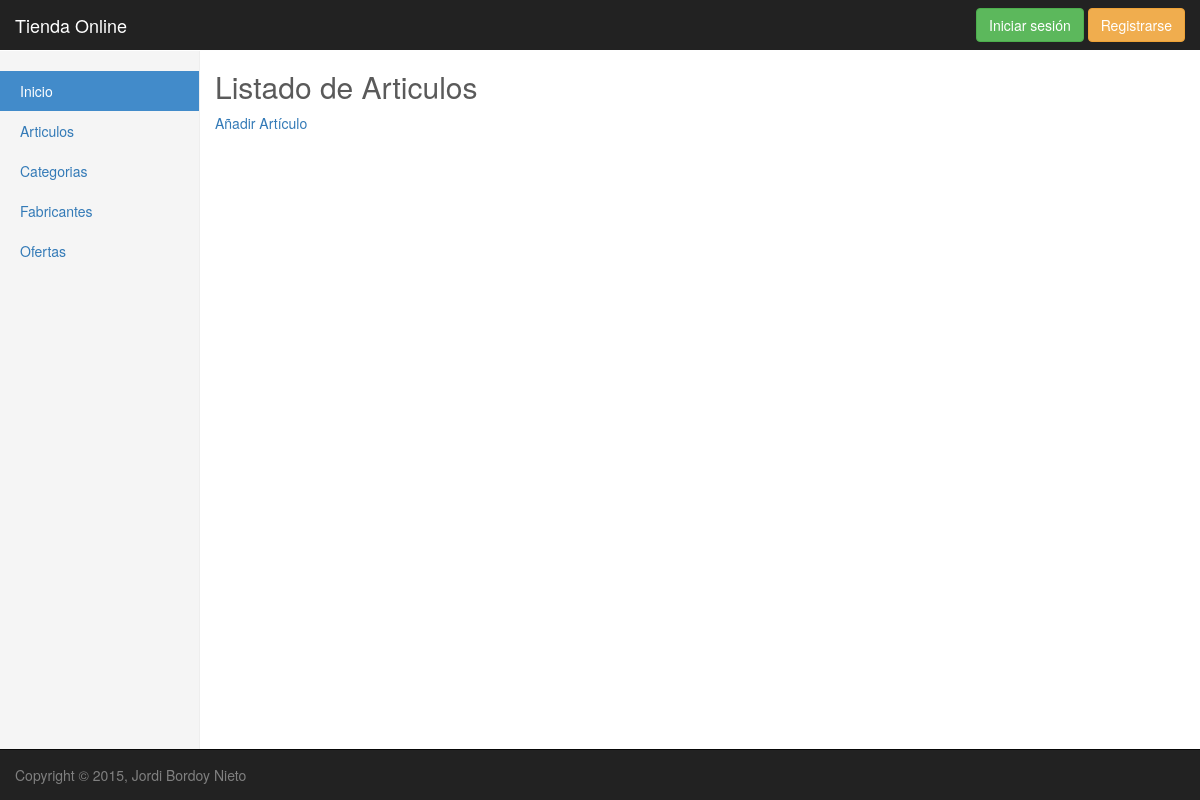
Before: /articulos/listaArticulos/ with the older database file.
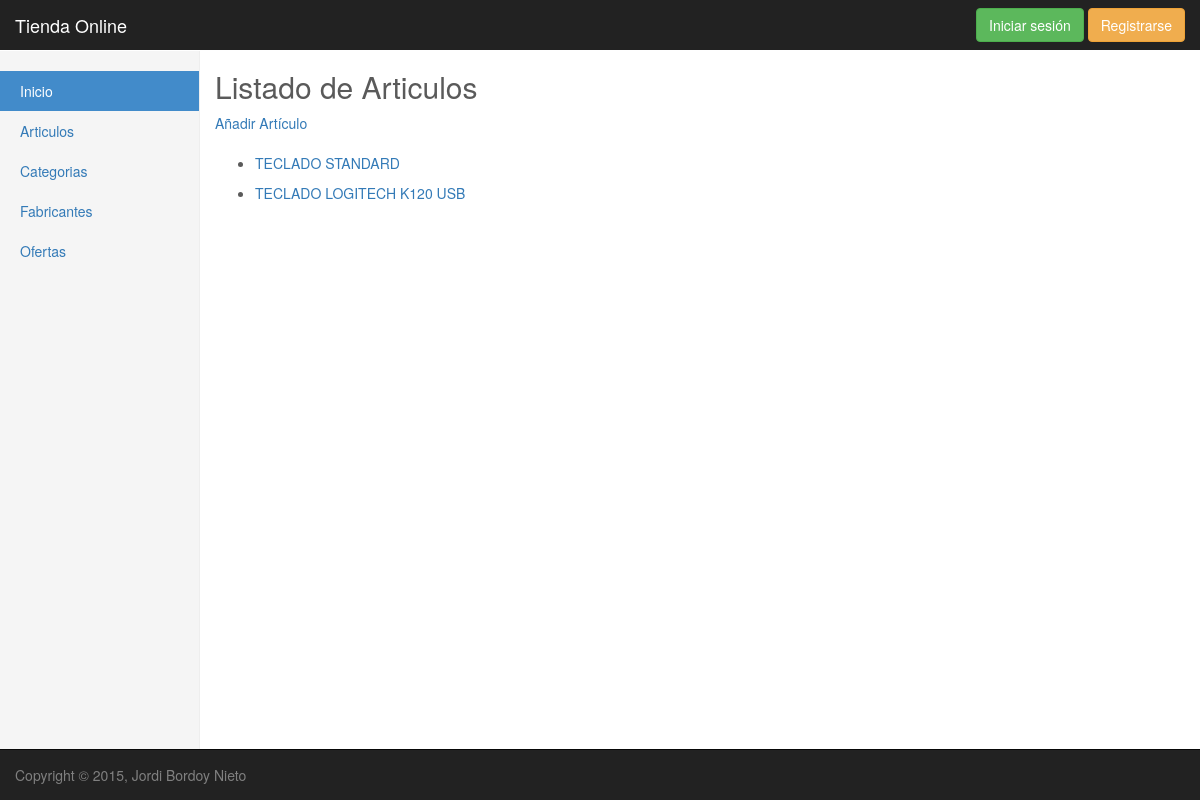
After: the same page with the newer database file.
### articulos/models.py (models this page shows, shortened)
class Articulo(models.Model):
	nombre = models.CharField(max_length=30, unique = True, null = False, default='')
	descripcion = models.TextField(blank = True, null = True)
	imagen = models.ImageField(upload_to='articulos', verbose_name='Imagen', default = '')
	precio = models.DecimalField(default=0, max_digits=6, decimal_places=2)
	descuento = models.IntegerField(default=0)
	stock = models.IntegerField(default=0)
	categoria = models.ForeignKey(Categoria, related_name='art_cat', default = '')
	fabricante = models.ForeignKey(Fabricante, related_name='art_fab', default = '')

### articulos/views.py (the view)
class ArticulosListView(ListView):
	model = Articulo
	context_object_name = 'listaArticulos'
	template_name = 'articulos/listaArticulos.html'

### articulos/templates/articulos/listaArticulos.html
<!DOCTYPE html>
{% extends "base.html" %}
{% load static %}
{% load staticfiles %}
{% block content %}
<div class="col-md-8 col-md-offset-2">
    <h2>Listado de Articulos</h2>
    <a href='/articulos/nuevoArticulo'>Añadir Artículo</a>
    <br>
    <br>
    {% for articulo in listaArticulos %}
    <ul>
    	<li>
        	<a href='/articulos/articulo/{{articulo.id}}'>{{articulo.nombre}}</a>
    	</li>
    </ul>
    {% endfor %}
{% endblock %}

Changed rows visible on the page:
added Articulo: nombre "TECLADO STANDARD"
added Articulo: nombre "TECLADO LOGITECH K120 USB"
